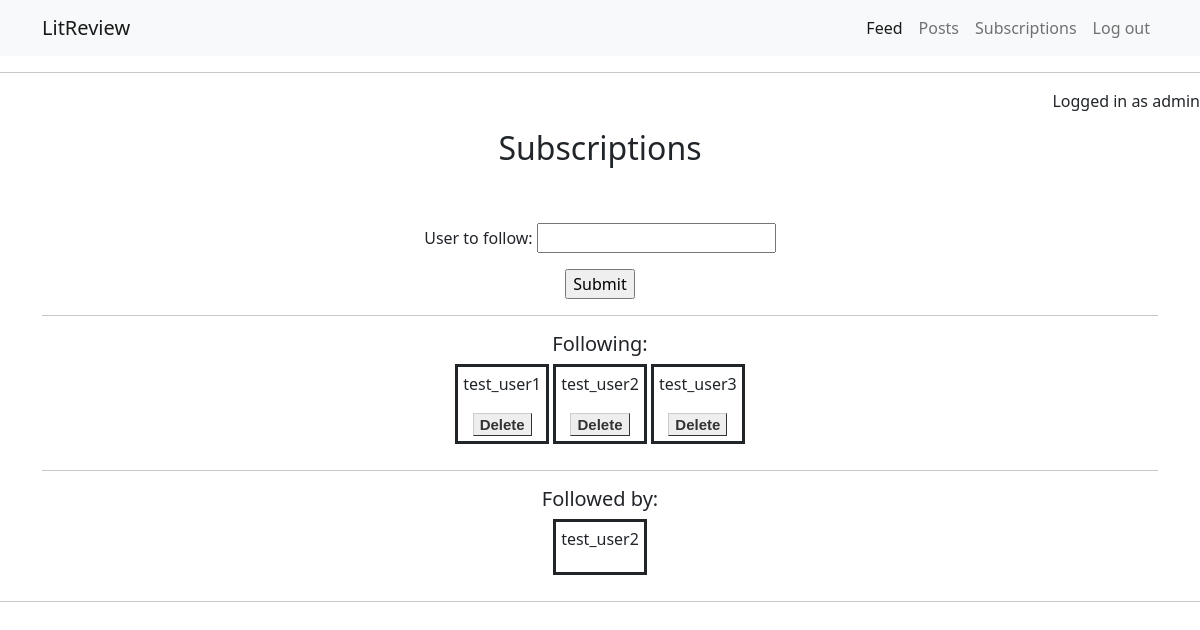
The page /subscriptions/ (signed in) on the database as committed earlier.
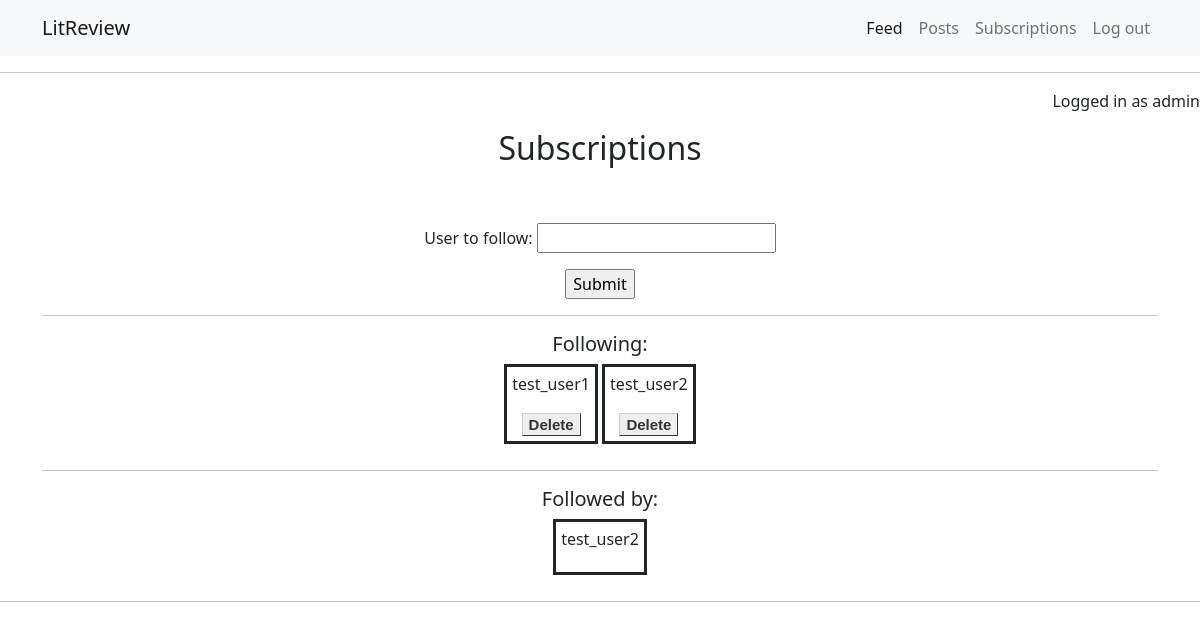
The same page on the database as committed later.
### LitReview/models.py (models this page shows)
class UserFollows(models.Model):
    user = models.ForeignKey(to=settings.AUTH_USER_MODEL, on_delete=models.CASCADE, related_name='following')
    followed_user = models.ForeignKey(to=settings.AUTH_USER_MODEL,
                                      on_delete=models.CASCADE,
                                      related_name='followed_by')
    class Meta:
        unique_together = ('user', 'followed_user', )

### LitReview/views.py (the view, shortened to what this page needs)
# urls.py: path('subscriptions/', views.subscriptions, name='subscriptions'),
@login_required(redirect_field_name='login_page')
def subscriptions(request):
    form = FollowUserForm()
    following = UserFollows.objects.filter(user=request.user)
    followed_by = UserFollows.objects.filter(followed_user=request.user)
    context = {'form': form, 'following': following, 'followed_by': followed_by}
    return render(request, 'LitReview/subscriptions.html', context)

### LitReview/forms.py (shortened to what this page needs)
class FollowUserForm(Form):
    user_to_follow = CharField(max_length=25, validators=[is_in_database])

### LitReview/templates/LitReview/subscriptions.html (shortened to what this page needs)
{% extends 'LitReview/main.html' %}
{% block content %}
<div class="container">
  <div class="row">
    <div class="col">
      <h2>Subscriptions</h2>
      <br>
      <br>
      <form method="post">
        {{form.as_p}}
        <input type="submit">
      </form>
      <hr>
      <h5>Following:</h5>
      <div>
        {% for user in following %}
        <div class="scrip">
          <p>{{ user.followed_user.username }}</p>
          <a href="{% url 'delete_subscription' user.pk %}" class="button">Delete</a>
        </div>
        {% endfor %}
      </div>
      <hr>
      <h5>Followed by:</h5>
      <div>
        {% for user in followed_by %}
        <div class="scrip">
          <p>{{ user.user.username }}</p>
        </div>
        {% endfor %}
      </div>
    </div>
  </div>
</div>
{% endblock %}

Rows that differ between the two databases and show on the page:
removed UserFollows: followed_user.username "test_user3", shown under "Following:"
